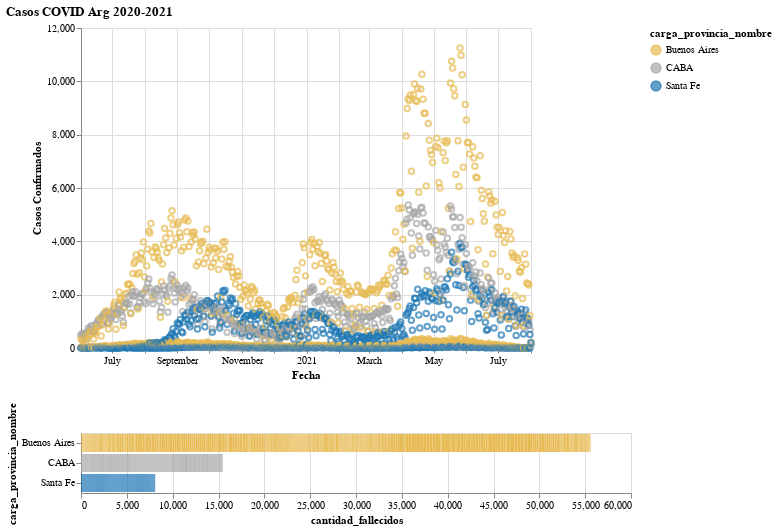

Here is the Vega-Lite specification saved for this chart:
### Vega specification from a JSON file in a GitHub repository (floating-point values rounded to 4 significant figures; data arrays with more than 128 entries replaced by an {"elided": "..."} marker saying what was removed)
{"$schema": "https://vega.github.io/schema/vega/v5.json", "background": "white", "padding": 5, "title": {"text": "Casos COVID Arg 2020-2021", "anchor": "start"}, "data": [{"name": "selector029_store"}, {"name": "selector030_store"}, {"name": "data-d55a494b441430ce956336b69af25f88", "values": {"elided": "4949 records"}}, {"name": "data_0", "source": "data-d55a494b441430ce956336b69af25f88", "transform": [{"type": "formula", "expr": "toDate(datum[\"fecha_diagnostico\"])", "as": "fecha_diagnostico"}]}, {"name": "data_1", "source": "data_0", "transform": [{"type": "filter", "expr": "!length(data(\"selector029_store\")) || vlSelectionTest(\"selector029_store\", datum)"}, {"type": "stack", "groupby": ["carga_provincia_nombre"], "field": "cantidad_fallecidos", "sort": {"field": [], "order": []}, "as": ["cantidad_fallecidos_start", "cantidad_fallecidos_end"], "offset": "zero"}, {"type": "filter", "expr": "isValid(datum[\"cantidad_fallecidos\"]) && isFinite(+datum[\"cantidad_fallecidos\"])"}]}, {"name": "data_2", "source": "data_0", "transform": [{"type": "filter", "expr": "!length(data(\"selector030_store\")) || vlSelectionTest(\"selector030_store\", datum)"}, {"type": "filter", "expr": "(isDate(datum[\"fecha_diagnostico\"]) || (isValid(datum[\"fecha_diagnostico\"]) && isFinite(+datum[\"fecha_diagnostico\"]))) && isValid(datum[\"count\"]) && isFinite(+datum[\"count\"])"}]}], "signals": [{"name": "concat_0_width", "value": 450}, {"name": "concat_0_height", "value": 320}, {"name": "concat_1_width", "value": 550}, {"name": "concat_1_y_step", "value": 20}, {"name": "concat_1_height", "update": "bandspace(domain('concat_1_y').length, 0.1, 0.05) * concat_1_y_step"}, {"name": "unit", "value": {}, "on": [{"events": "mousemove", "update": "isTuple(group()) ? group() : unit"}]}, {"name": "selector029", "update": "vlSelectionResolve(\"selector029_store\", \"union\")"}, {"name": "selector030", "update": "vlSelectionResolve(\"selector030_store\", \"union\", true, true)"}], "layout": {"padding": 20, "columns": 1, "bounds": "full", "align": "each"}, "marks": [{"type": "group", "name": "concat_0_group", "style": "cell", "encode": {"update": {"width": {"signal": "concat_0_width"}, "height": {"signal": "concat_0_height"}}}, "signals": [{"name": "selector029_x", "value": [], "on": [{"events": {"source": "scope", "type": "mousedown", "filter": ["!event.item || event.item.mark.name !== \"selector029_brush\""]}, "update": "[x(unit), x(unit)]"}, {"events": {"source": "window", "type": "mousemove", "consume": true, "between": [{"source": "scope", "type": "mousedown", "filter": ["!event.item || event.item.mark.name !== \"selector029_brush\""]}, {"source": "window", "type": "mouseup"}]}, "update": "[selector029_x[0], clamp(x(unit), 0, concat_0_width)]"}, {"events": {"signal": "selector029_scale_trigger"}, "update": "[scale(\"concat_0_x\", selector029_fecha_diagnostico[0]), scale(\"concat_0_x\", selector029_fecha_diagnostico[1])]"}, {"events": [{"source": "view", "type": "dblclick"}], "update": "[0, 0]"}, {"events": {"signal": "selector029_translate_delta"}, "update": "clampRange(panLinear(selector029_translate_anchor.extent_x, selector029_translate_delta.x / span(selector029_translate_anchor.extent_x)), 0, concat_0_width)"}, {"events": {"signal": "selector029_zoom_delta"}, "update": "clampRange(zoomLinear(selector029_x, selector029_zoom_anchor.x, selector029_zoom_delta), 0, concat_0_width)"}]}, {"name": "selector029_fecha_diagnostico", "on": [{"events": {"signal": "selector029_x"}, "update": "selector029_x[0] === selector029_x[1] ? null : invert(\"concat_0_x\", selector029_x)"}]}, {"name": "selector029_scale_trigger", "value": {}, "on": [{"events": [{"scale": "concat_0_x"}], "update": "(!isArray(selector029_fecha_diagnostico) || (+invert(\"concat_0_x\", selector029_x)[0] === +selector029_fecha_diagnostico[0] && +invert(\"concat_0_x\", selector029_x)[1] === +selector029_fecha_diagnostico[1])) ? selector029_scale_trigger : {}"}]}, {"name": "selector029_tuple", "on": [{"events": [{"signal": "selector029_fecha_diagnostico"}], "update": "selector029_fecha_diagnostico ? {unit: \"concat_0\", fields: selector029_tuple_fields, values: [selector029_fecha_diagnostico]} : null"}]}, {"name": "selector029_tuple_fields", "value": [{"field": "fecha_diagnostico", "channel": "x", "type": "R"}]}, {"name": "selector029_translate_anchor", "value": {}, "on": [{"events": [{"source": "scope", "type": "mousedown", "markname": "selector029_brush"}], "update": "{x: x(unit), y: y(unit), extent_x: slice(selector029_x)}"}]}, {"name": "selector029_translate_delta", "value": {}, "on": [{"events": [{"source": "window", "type": "mousemove", "consume": true, "between": [{"source": "scope", "type": "mousedown", "markname": "selector029_brush"}, {"source": "window", "type": "mouseup"}]}], "update": "{x: selector029_translate_anchor.x - x(unit), y: selector029_translate_anchor.y - y(unit)}"}]}, {"name": "selector029_zoom_anchor", "on": [{"events": [{"source": "scope", "type": "wheel", "consume": true, "markname": "selector029_brush"}], "update": "{x: x(unit), y: y(unit)}"}]}, {"name": "selector029_zoom_delta", "on": [{"events": [{"source": "scope", "type": "wheel", "consume": true, "markname": "selector029_brush"}], "force": true, "update": "pow(1.001, event.deltaY * pow(16, event.deltaMode))"}]}, {"name": "selector029_modify", "on": [{"events": {"signal": "selector029_tuple"}, "update": "modify(\"selector029_store\", selector029_tuple, true)"}]}], "marks": [{"name": "selector029_brush_bg", "type": "rect", "clip": true, "encode": {"enter": {"fill": {"value": "#333"}, "fillOpacity": {"value": 0.125}}, "update": {"x": [{"test": "data(\"selector029_store\").length && data(\"selector029_store\")[0].unit === \"concat_0\"", "signal": "selector029_x[0]"}, {"value": 0}], "y": [{"test": "data(\"selector029_store\").length && data(\"selector029_store\")[0].unit === \"concat_0\"", "value": 0}, {"value": 0}], "x2": [{"test": "data(\"selector029_store\").length && data(\"selector029_store\")[0].unit === \"concat_0\"", "signal": "selector029_x[1]"}, {"value": 0}], "y2": [{"test": "data(\"selector029_store\").length && data(\"selector029_store\")[0].unit === \"concat_0\"", "field": {"group": "height"}}, {"value": 0}]}}}, {"name": "concat_0_marks", "type": "symbol", "style": ["point"], "interactive": true, "from": {"data": "data_2"}, "encode": {"update": {"opacity": {"value": 0.7}, "fill": {"value": "transparent"}, "stroke": [{"test": "!length(data(\"selector029_store\")) || vlSelectionTest(\"selector029_store\", datum)", "scale": "color", "field": "carga_provincia_nombre"}, {"value": "lightgray"}], "ariaRoleDescription": {"value": "point"}, "description": {"signal": "\"carga_provincia_nombre: \" + (isValid(datum[\"carga_provincia_nombre\"]) ? datum[\"carga_provincia_nombre\"] : \"\"+datum[\"carga_provincia_nombre\"]) + \"; Fecha: \" + (timeFormat(datum[\"fecha_diagnostico\"], '%b %d, %Y')) + \"; Casos Confirmados: \" + (format(datum[\"count\"], \"\"))"}, "x": {"scale": "concat_0_x", "field": "fecha_diagnostico"}, "y": {"scale": "concat_0_y", "field": "count"}}}}, {"name": "selector029_brush", "type": "rect", "clip": true, "encode": {"enter": {"fill": {"value": "transparent"}}, "update": {"x": [{"test": "data(\"selector029_store\").length && data(\"selector029_store\")[0].unit === \"concat_0\"", "signal": "selector029_x[0]"}, {"value": 0}], "y": [{"test": "data(\"selector029_store\").length && data(\"selector029_store\")[0].unit === \"concat_0\"", "value": 0}, {"value": 0}], "x2": [{"test": "data(\"selector029_store\").length && data(\"selector029_store\")[0].unit === \"concat_0\"", "signal": "selector029_x[1]"}, {"value": 0}], "y2": [{"test": "data(\"selector029_store\").length && data(\"selector029_store\")[0].unit === \"concat_0\"", "field": {"group": "height"}}, {"value": 0}], "stroke": [{"test": "selector029_x[0] !== selector029_x[1]", "value": "white"}, {"value": null}]}}}], "axes": [{"scale": "concat_0_x", "orient": "bottom", "gridScale": "concat_0_y", "grid": true, "tickCount": {"signal": "ceil(concat_0_width/40)"}, "domain": false, "labels": false, "aria": false, "maxExtent": 0, "minExtent": 0, "ticks": false, "zindex": 0}, {"scale": "concat_0_y", "orient": "left", "gridScale": "concat_0_x", "grid": true, "tickCount": {"signal": "ceil(concat_0_height/40)"}, "domain": false, "labels": false, "aria": false, "maxExtent": 0, "minExtent": 0, "ticks": false, "zindex": 0}, {"scale": "concat_0_x", "orient": "bottom", "grid": false, "title": "Fecha", "labelFlush": true, "labelOverlap": true, "tickCount": {"signal": "ceil(concat_0_width/40)"}, "zindex": 0}, {"scale": "concat_0_y", "orient": "left", "grid": false, "title": "Casos Confirmados", "labelOverlap": true, "tickCount": {"signal": "ceil(concat_0_height/40)"}, "zindex": 0}]}, {"type": "group", "name": "concat_1_group", "style": "cell", "encode": {"update": {"width": {"signal": "concat_1_width"}, "height": {"signal": "concat_1_height"}}}, "signals": [{"name": "selector030_tuple", "on": [{"events": [{"source": "scope", "type": "click"}], "update": "datum && item().mark.marktype !== 'group' ? {unit: \"concat_1\", fields: selector030_tuple_fields, values: [(item().isVoronoi ? datum.datum : datum)[\"carga_provincia_nombre\"]]} : null", "force": true}, {"events": [{"source": "view", "type": "dblclick"}], "update": "null"}]}, {"name": "selector030_tuple_fields", "value": [{"field": "carga_provincia_nombre", "channel": "color", "type": "E"}]}, {"name": "selector030_toggle", "value": false, "on": [{"events": [{"source": "scope", "type": "click"}], "update": "event.shiftKey"}, {"events": [{"source": "view", "type": "dblclick"}], "update": "false"}]}, {"name": "selector030_modify", "on": [{"events": {"signal": "selector030_tuple"}, "update": "modify(\"selector030_store\", selector030_toggle ? null : selector030_tuple, selector030_toggle ? null : true, selector030_toggle ? selector030_tuple : null)"}]}], "marks": [{"name": "concat_1_marks", "type": "rect", "style": ["bar"], "interactive": true, "from": {"data": "data_1"}, "encode": {"update": {"fill": [{"test": "!length(data(\"selector030_store\")) || vlSelectionTest(\"selector030_store\", datum)", "scale": "color", "field": "carga_provincia_nombre"}, {"value": "lightgray"}], "ariaRoleDescription": {"value": "bar"}, "description": {"signal": "\"carga_provincia_nombre: \" + (isValid(datum[\"carga_provincia_nombre\"]) ? datum[\"carga_provincia_nombre\"] : \"\"+datum[\"carga_provincia_nombre\"]) + \"; cantidad_fallecidos: \" + (format(datum[\"cantidad_fallecidos\"], \"\"))"}, "x": {"scale": "concat_1_x", "field": "cantidad_fallecidos_end"}, "x2": {"scale": "concat_1_x", "field": "cantidad_fallecidos_start"}, "y": {"scale": "concat_1_y", "field": "carga_provincia_nombre"}, "height": {"scale": "concat_1_y", "band": 1}}}}], "axes": [{"scale": "concat_1_x", "orient": "bottom", "gridScale": "concat_1_y", "grid": true, "tickCount": {"signal": "ceil(concat_1_width/40)"}, "domain": false, "labels": false, "aria": false, "maxExtent": 0, "minExtent": 0, "ticks": false, "zindex": 0}, {"scale": "concat_1_x", "orient": "bottom", "grid": false, "title": "cantidad_fallecidos", "labelFlush": true, "labelOverlap": true, "tickCount": {"signal": "ceil(concat_1_width/40)"}, "zindex": 0}, {"scale": "concat_1_y", "orient": "left", "grid": false, "title": "carga_provincia_nombre", "zindex": 0}]}], "scales": [{"name": "color", "type": "ordinal", "domain": ["Buenos Aires", "CABA", "Santa Fe"], "range": ["#e7ba52", "#a7a7a7", "#1f77b4"]}, {"name": "concat_0_x", "type": "time", "domain": {"data": "data_2", "field": "fecha_diagnostico"}, "range": [0, {"signal": "concat_0_width"}]}, {"name": "concat_0_y", "type": "linear", "domain": {"data": "data_2", "field": "count"}, "range": [{"signal": "concat_0_height"}, 0], "nice": true, "zero": true}, {"name": "concat_1_x", "type": "linear", "domain": {"data": "data_1", "fields": ["cantidad_fallecidos_start", "cantidad_fallecidos_end"]}, "range": [0, {"signal": "concat_1_width"}], "nice": true, "zero": true}, {"name": "concat_1_y", "type": "band", "domain": {"data": "data_1", "field": "carga_provincia_nombre", "sort": true}, "range": {"step": {"signal": "concat_1_y_step"}}, "paddingInner": 0.1, "paddingOuter": 0.05}], "legends": [{"stroke": "color", "symbolType": "circle", "title": "carga_provincia_nombre", "encode": {"symbols": {"update": {"opacity": {"value": 0.7}}}}, "fill": "color"}], "config": {}}
